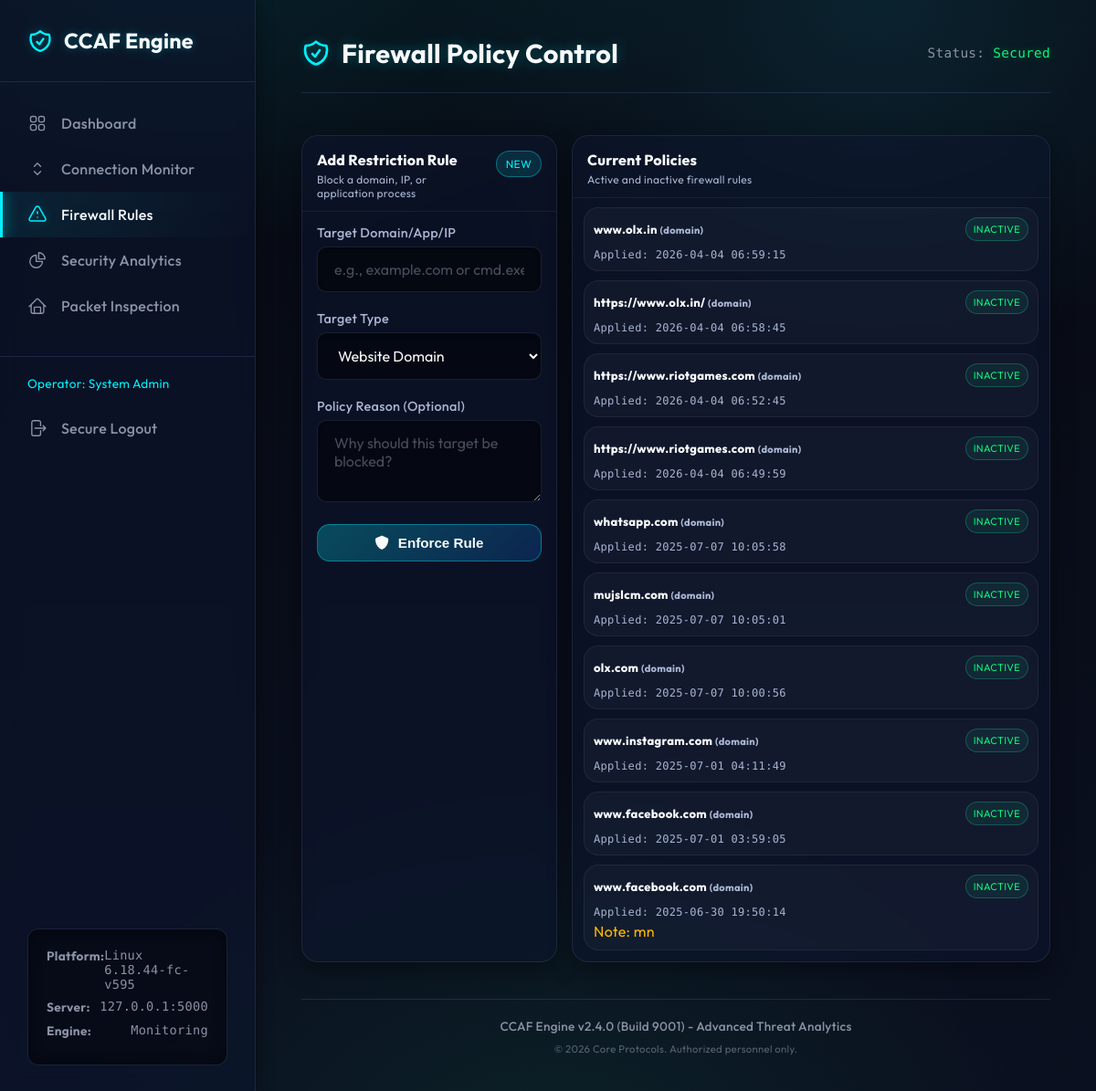
Page /rules (signed in) on the committed database.
### tables this page shows
CREATE TABLE rules
                 (id INTEGER PRIMARY KEY AUTOINCREMENT,
                  target TEXT NOT NULL,
                  type TEXT NOT NULL,
                  status TEXT DEFAULT 'active',
                  reason TEXT,
                  created_at TIMESTAMP DEFAULT CURRENT_TIMESTAMP, created_by INTEGER REFERENCES users(id) ON DELETE SET NULL);

### web/routes.py (the view)
@bp.route('/rules')
@login_required
def rules():
    rules_list = get_rules()
    return render_template('rules.html', rules=rules_list, system_info=get_system_info())

### core/database.py (called while the page is built)
def get_rules():
    conn = sqlite3.connect(config.DB_PATH)
    c = conn.cursor()
    c.execute("SELECT * FROM rules ORDER BY created_at DESC")
    rules = []
    for row in c.fetchall():
        rules.append({
            'id': row[0],
            'target': row[1],
            'type': row[2],
            'status': row[3],
            'reason': row[4],
            'created_at': row[5]
        })
    conn.close()
    return rules

### web/routes.py (called while the page is built)
def get_system_info():
    return {
        'platform': f"{platform.system()} {platform.release()}",
        'server': f"{config.HOST}:{config.PORT}",
        'start_time': datetime.now().strftime("%Y-%m-%d %H:%M:%S")
    }

def login_required(f):
    @wraps(f)
    def decorated_function(*args, **kwargs):
        if 'user_id' not in session:
            flash('Please log in to access this page.', 'warning')
            return redirect(url_for('main.login'))
        return f(*args, **kwargs)
    return decorated_function

### web/templates/rules.html (shortened to what this page needs)
{% extends "layout.html" %}
{% block header_title %}Firewall Policy Control{% endblock %}
{% block content %}
<main class="rt-grid rt-grid--split">
    <aside class="rt-card">
        <div class="rt-card-head">
            <div>
                <div class="rt-title">Add Restriction Rule</div>
                <div class="rt-sub">Block a domain, IP, or application process</div>
            </div>
            <span class="rt-chip rt-chip--info">NEW</span>
        </div>
        <div class="rt-controls">
            <label for="targetInput">Target Domain/App/IP</label>
            <input type="text" id="targetInput" placeholder="e.g., example.com or cmd.exe">
            <label for="typeSelect">Target Type</label>
            <select id="typeSelect">
                <option value="domain">Website Domain</option>
            </select>
            <label for="reasonInput">Policy Reason (Optional)</label>
            <textarea id="reasonInput" rows="3" placeholder="Why should this target be blocked?"></textarea>
            <button onclick="enforceRule()" class="rt-btn rt-btn--primary">
                <i class="fa-solid fa-shield"></i> Enforce Rule
            </button>
        </div>
    </aside>
    <aside class="rt-card rt-card--feed">
        <div class="rt-card-head">
            <div>
                <div class="rt-title">Current Policies</div>
                <div class="rt-sub">Active and inactive firewall rules</div>
            </div>
        </div>
        <div class="rt-feed rt-feed--tall">
            {% if rules|length == 0 %}
                <p class="rt-empty">No policy rules have been deployed yet.</p>
            {% else %}
                {% for rule in rules %}
                <div class="rt-item">
                    <div class="rt-item-top">
                        <div class="rt-item-title">
                            {{ rule.target }}
                            <span class="rt-meta-inline">({{ rule.type }})</span>
                        </div>
                        <div class="rt-inline-actions">
                            <span class="rt-badge {% if rule.status == 'active' %}bad{% else %}good{% endif %}">{{ rule.status.upper() }}</span>
                        </div>
                    </div>
                    <div class="rt-item-bottom">
                        <div class="rt-item-meta">Applied: {{ rule.created_at }}</div>
                    </div>
                    {% if rule.reason %}
                    <div class="rt-item-note">Note: {{ rule.reason }}</div>
                    {% endif %}
                </div>
                {% endfor %}
            {% endif %}
        </div>
    </aside>
</main>
{% endblock %}

### web/templates/layout.html (shortened to what this page needs)
<!DOCTYPE html>
<html lang="en">
<head>
    <link rel="stylesheet" href="https://cdnjs.cloudflare.com/ajax/libs/font-awesome/6.5.2/css/all.min.css">
    <link rel="stylesheet" href="{{ url_for('static', filename='css/style.css') }}">
</head>
<body>
    <div class="app-container">
        <aside class="sidebar">
            <div class="sidebar-brand">
                CCAF Engine
            </div>
            <nav>
                <a href="/" class="nav-item {% if request.path == '/' %}active{% endif %}">
                    Dashboard
                </a>
                <a href="/connections" class="nav-item {% if request.path == '/connections' %}active{% endif %}">
                    <svg xmlns="http://www.w3.org/2000/svg" fill="none" viewBox="0 0 24 24" stroke-width="1.5" stroke="currentColor">
                        <path stroke-linecap="round" stroke-linejoin="round" d="M8.25 15L12 18.75 15.75 15m-7.5-6L12 5.25 15.75 9" />
                    </svg>
                    Connection Monitor
                </a>
                <a href="/rules" class="nav-item {% if request.path == '/rules' %}active{% endif %}">
                    <svg xmlns="http://www.w3.org/2000/svg" fill="none" viewBox="0 0 24 24" stroke-width="1.5" stroke="currentColor">
                        <path stroke-linecap="round" stroke-linejoin="round" d="M12 9v2m0 4h.01m-6.938 4h13.856c1.54 0 2.502-1.667 1.732-3L13.732 4c-.77-1.333-2.694-1.333-3.464 0L3.34 16c-.77 1.333.192 3 1.732 3z" />
                    </svg>
                    Firewall Rules
                </a>
                <a href="/statistics" class="nav-item {% if request.path == '/statistics' %}active{% endif %}">
                    <svg xmlns="http://www.w3.org/2000/svg" fill="none" viewBox="0 0 24 24" stroke-width="1.5" stroke="currentColor">
                        <path stroke-linecap="round" stroke-linejoin="round" d="M10.5 6a7.5 7.5 0 107.5 7.5h-7.5V6z" />
                        <path stroke-linecap="round" stroke-linejoin="round" d="M13.5 10.5H21A7.5 7.5 0 0013.5 3v7.5z" />
                    </svg>
                    Security Analytics
                </a>
                <a href="/inspection" class="nav-item {% if request.path == '/inspection' %}active{% endif %}">
                    Packet Inspection
                </a>
                <div class="nav-section">
                    {% if session.get('user_id') %}
                        <div class="operator-label">Operator: {{ session.get('fullname') }}</div>
                        <a href="/logout" class="nav-item">
                            <svg xmlns="http://www.w3.org/2000/svg" fill="none" viewBox="0 0 24 24" stroke-width="1.5" stroke="currentColor">
                                <path stroke-linecap="round" stroke-linejoin="round" d="M15.75 9V5.25A2.25 2.25 0 0013.5 3h-6a2.25 2.25 0 00-2.25 2.25v13.5A2.25 2.25 0 007.5 21h6a2.25 2.25 0 002.25-2.25V15m3 0l3-3m0 0l-3-3m3 3H9" />
                            </svg>
                            Secure Logout
                        </a>
                    {% endif %}
                </div>
            </nav>
            <div class="system-status">
                <p><strong>Platform:</strong> <span>{{ system_info.platform }}</span></p>
                <p><strong>Server:</strong> <span>{{ system_info.server }}</span></p>
                <p><strong>Engine:</strong> <span>Monitoring</span></p>
            </div>
        </aside>
        <main class="main-content">
            <div class="main-shell">
                <header class="top-header">
                    <div class="header-title">
                        {% block header_title %}System Overview{% endblock %}
                    </div>
                    <div class="system-pill">Status: <span>Secured</span></div>
                </header>
                {% block content %}{% endblock %}
                <footer class="footer-meta">
                    <div class="footer-meta-inner">
                        <strong>CCAF Engine v2.4.0 (Build 9001) - Advanced Threat Analytics</strong>
                        <small>&copy; 2026 Core Protocols. Authorized personnel only.</small>
                    </div>
                </footer>
            </div>
        </main>
    </div>
</body>
</html>

### rows in the picture
rules: target "www.olx.in", type "domain", status "INACTIVE", created_at "2026-04-04 06:59:15"
rules: target "https://www.olx.in/", type "domain", status "INACTIVE", created_at "2026-04-04 06:58:45"
rules: target "https://www.riotgames.com", type "domain", status "INACTIVE", created_at "2026-04-04 06:52:45"
rules: target "https://www.riotgames.com", type "domain", status "INACTIVE", created_at "2026-04-04 06:49:59"
rules: target "whatsapp.com", type "domain", status "INACTIVE", created_at "2025-07-07 10:05:58"
rules: target "mujslcm.com", type "domain", status "INACTIVE", created_at "2025-07-07 10:05:01"
rules: target "olx.com", type "domain", status "INACTIVE", created_at "2025-07-07 10:00:56"
rules: target "www.instagram.com", type "domain", status "INACTIVE", created_at "2025-07-01 04:11:49"
rules: target "www.facebook.com", type "domain", status "INACTIVE", created_at "2025-07-01 03:59:05"
rules: target "www.facebook.com", type "domain", status "INACTIVE", created_at "2025-06-30 19:50:14", reason "mn"

### other values in the picture
{{ session.get('fullname') }} "System Admin"
{{ system_info.platform }} "Linux 6.18.44-fc-v595"
{{ system_info.server }} "127.0.0.1:5000"
